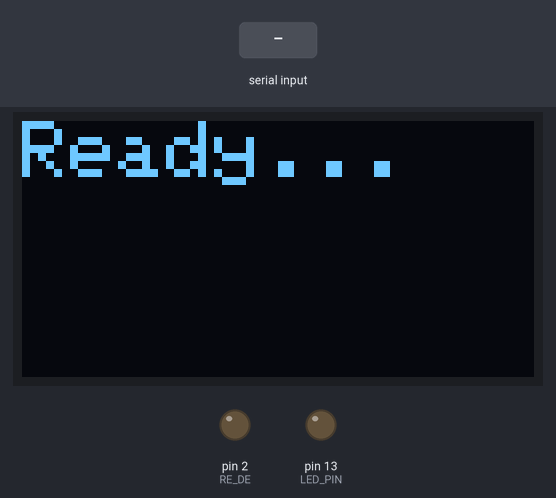
Recording of a sketch running on a simulated Arduino Uno, built with avr-gcc and run on an emulated ATmega328P. On the bench: 128×64 one-colour display, output pins drawn as LEDs (lit = HIGH). Inputs (shaded band) come from the test bench. What the sketch prints to the serial monitor is not drawn.

Above: at 1.2 s.
1.3 s: byte 30 received over Serial
At 2.6 s:
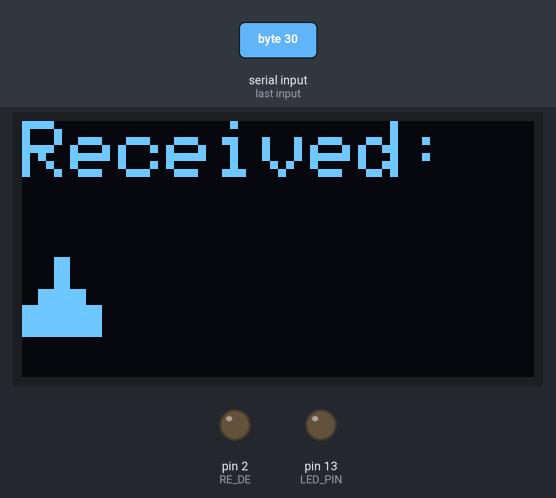
2.9 s: byte 90 received over Serial
At 4.1 s:
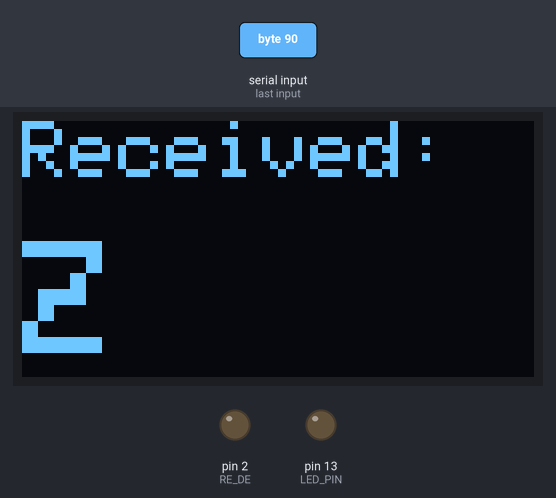
4.5 s: byte 120 received over Serial
At 5.3 s:
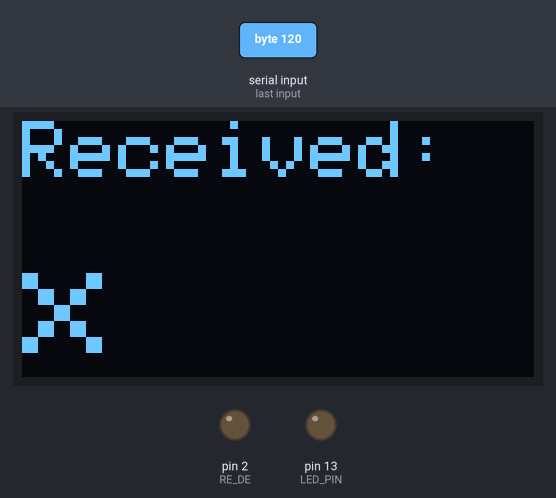
6.1 s: byte 30 received over Serial
At 6.5 s:
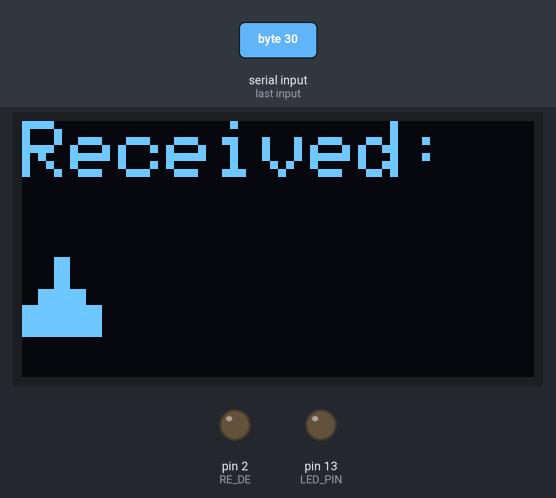
7.7 s: byte 120 received over Serial
At 8.9 s:
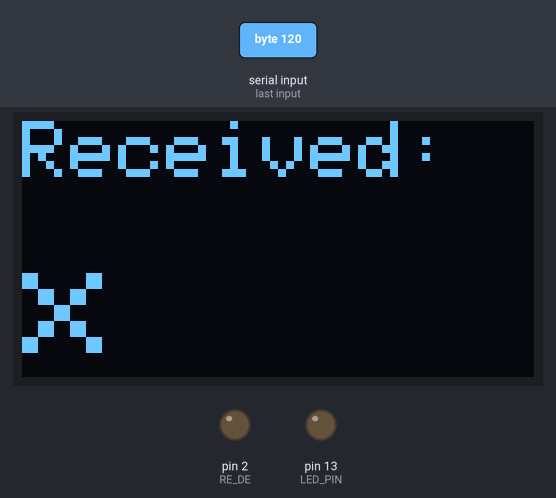
Timing chart, 0 to 10.3 s (numbered marks = the images above; inputs shaded):
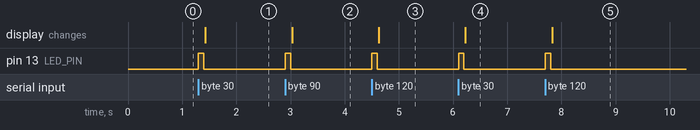

The sketch:

display_char_working.ino
```cpp
#include <Wire.h>
#include <Adafruit_GFX.h>
#include <Adafruit_SSD1306.h>

#define RE_DE 2           // RE+DE tied together and connected to D2
#define LED_PIN 13        // Built-in LED on Uno

#define SCREEN_WIDTH 128
#define SCREEN_HEIGHT 64

Adafruit_SSD1306 display(SCREEN_WIDTH, SCREEN_HEIGHT, &Wire, -1);

void setup() {
  pinMode(RE_DE, OUTPUT);
  pinMode(LED_PIN, OUTPUT);
  digitalWrite(RE_DE, LOW);   // Start in receive mode
  digitalWrite(LED_PIN, LOW);

  Serial.begin(9600);         // RS485

  // Initialize OLED
  if (!display.begin(SSD1306_SWITCHCAPVCC, 0x3C)) {
    // OLED failed
    while (true);
  }
  display.clearDisplay();
  display.setTextSize(2);
  display.setTextColor(SSD1306_WHITE);
  display.setCursor(0, 0);
  display.println("Ready...");
  display.display();
}

void loop() {
  if (Serial.available()) {
    byte received = Serial.read();

    // Blink to indicate reception
    digitalWrite(LED_PIN, HIGH);
    delay(100);
    digitalWrite(LED_PIN, LOW);

    // Show character on OLED
    display.clearDisplay();
    display.setTextSize(2);
    display.setCursor(0, 0);
    display.print("Received:");
    display.setCursor(0, 30);
    display.setTextSize(4);
    display.write(received);
    display.display();

    // Echo the received byte
    digitalWrite(RE_DE, HIGH);
    delayMicroseconds(10);
    Serial.write(received);
    Serial.flush();
    delayMicroseconds(10);
    digitalWrite(RE_DE, LOW);
  }
}
```

Measured:
- after the input at 1.3 s, pin 13 (LED_PIN): LOW → HIGH at once, → LOW 0.10 s later; the display: changes after 0.13 s (image 1)
- after the input at 2.9 s, pin 13 (LED_PIN): LOW → HIGH at once, → LOW 0.10 s later; the display: changes after 0.13 s (image 2)
- after the input at 4.5 s, pin 13 (LED_PIN): LOW → HIGH at once, → LOW 0.10 s later; the display: changes after 0.13 s (image 3)
- after the input at 6.1 s, pin 13 (LED_PIN): LOW → HIGH at once, → LOW 0.10 s later; the display: changes after 0.13 s (image 4)
- after the input at 7.7 s, pin 13 (LED_PIN): LOW → HIGH at once, → LOW 0.10 s later; the display: changes after 0.13 s (image 5)
